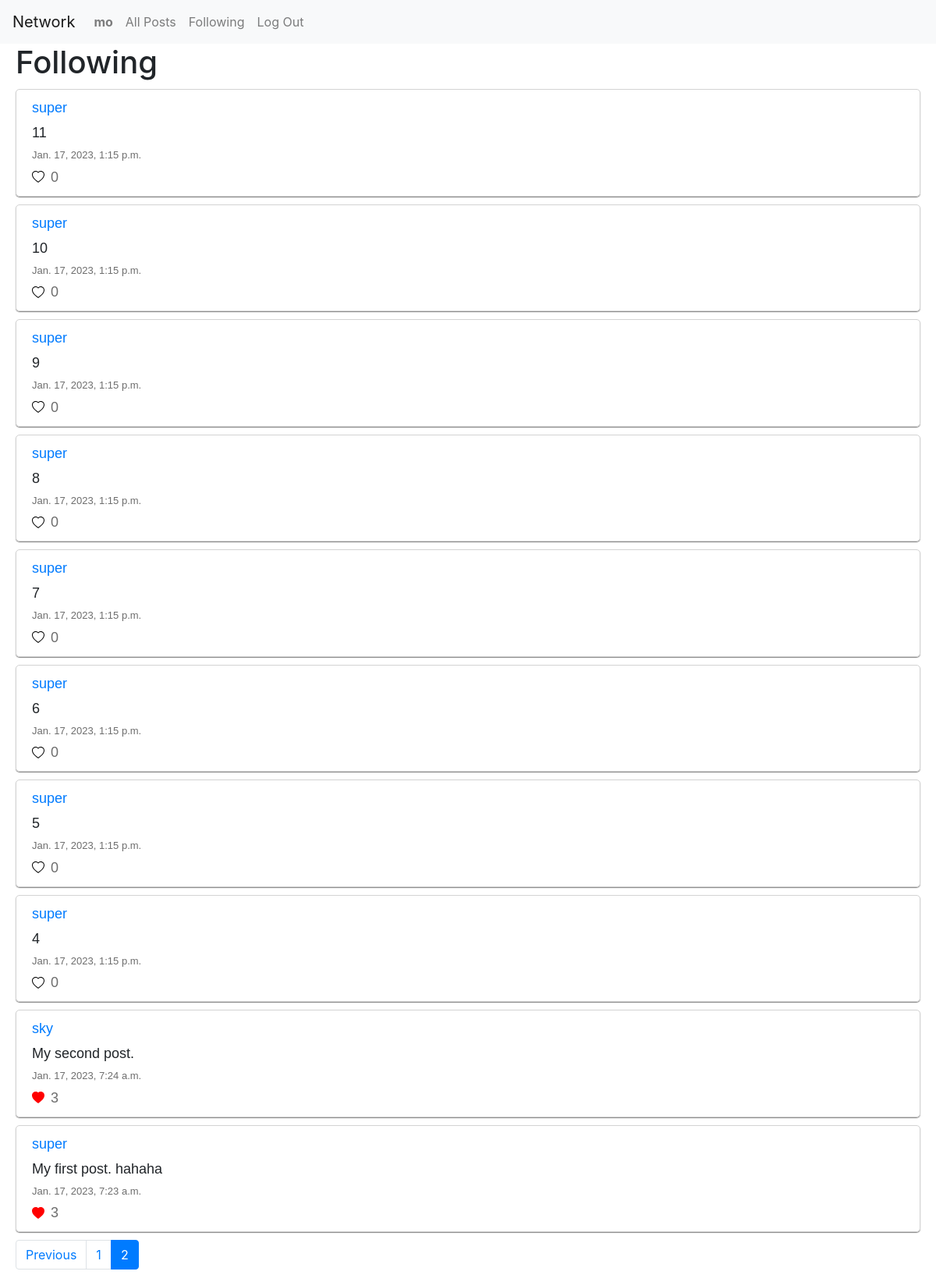
/following?page=2 (signed in), run on the app's committed database.
### network/models.py (models this page shows, shortened)
class User(AbstractUser):
    pass

class Post(models.Model):
    content = models.CharField(default="", max_length=500)
    user = models.ForeignKey(User, on_delete=models.CASCADE, related_name="post", null=True)
    date = models.DateTimeField(null=True)
    like = models.IntegerField(default=0)

### network/views.py (the view)
# urls.py: path("following", views.following, name="following"),
def following(request):
    followed = Profile.objects.filter(user=request.user)
    post = Post.objects.none()
    for f in followed:
        post |= Post.objects.filter(user=f.following).order_by("-date")
    paginator = Paginator(post, 10)
    page_number = request.GET.get('page')
    page_obj = paginator.get_page(page_number)
    list = [i for i in range(1,paginator.num_pages+1)]
    return render(request, "network/following.html", {
        "page_obj": page_obj,
        "list": list
    })

### network/templates/network/following.html (shortened to what this page needs)
{% extends "network/layout.html" %}
{% load static %}
{% block body %}
    <h1>Following</h1>
    {% for post in page_obj %}
    <div class = "single_post">
        <div><a href="{% url 'profile' id=post.user.id %}">{{post.user}}</a></div>
        <div id="content{{post.id}}" class="p_content">{{post.content}}</div>
        <div class="date">{{post.date}}</div>
        <div id="unlike{{post.id}}" style="display: none;" class="like_button">
            <button type="button" class="btn btn-link unlike" value="{{post.id}}">
                <svg xmlns="http://www.w3.org/2000/svg" width="16" height="16" fill="red" class="bi bi-heart-fill" viewBox="0 0 16 16">
                <path fill-rule="evenodd" d="M8 1.314C12.438-3.248 23.534 4.735 8 15-7.534 4.736 3.562-3.248 8 1.314z"/>
                </svg>
            </button>
        </div>
        <div id="like{{post.id}}" style="display: block;" class="like_button">
            <button type="button" class="btn btn-link like" value="{{post.id}}">
            </button>
        </div>
        <div id="number{{post.id}}" class="like_num">{{post.like}}</div>
    </div>
    {% endfor %}
    <nav aria-label="..." class="pag">
        <ul class="pagination">
            {% if page_obj.has_previous %}
            <li class="page-item">
            <a class="page-link" href="?page={{ page_obj.previous_page_number }}" tabindex="-1" aria-disabled="true">Previous</a>
            </li>
            {% endif %}
            {% for l in list %}
                {% if l == page_obj.number %}
                    <li class="page-item active" aria-current="page">
                    <a class="page-link" href="?page={{l}}">{{ l }}<span class="sr-only">(current)</span></a>
                    </li>
                {% else %}
                    <li class="page-item"><a class="page-link" href="?page={{l}}">{{l}}</a></li>
                {% endif %}
            {% endfor %}
        </ul>
    </nav>
{% endblock %}

### network/templates/network/layout.html (shortened to what this page needs)
{% load static %}
<!DOCTYPE html>
<html lang="en">
    <head>
        <link rel="stylesheet" href="https://stackpath.bootstrapcdn.com/bootstrap/4.4.1/css/bootstrap.min.css">
        <link href="{% static 'network/styles1.css' %}" rel="stylesheet">
    </head>
    <body>
        <nav class="navbar navbar-expand-lg navbar-light bg-light">
            <a class="navbar-brand" href="#">Network</a>
            <div>
              <ul class="navbar-nav mr-auto">
                {% if user.is_authenticated %}
                    <li class="nav-item">
                        <a class="nav-link" id="profile" href="{% url 'profile' id=user.id %}"><strong>{{ user.username }}</strong></a>
                    </li>
                {% endif %}
                <li class="nav-item">
                  <a class="nav-link" href="{% url 'index' %}">All Posts</a>
                </li>
                {% if user.is_authenticated %}
                    <li class="nav-item">
                        <a class="nav-link" href="{% url 'following'%}">Following</a>
                    </li>
                    <li class="nav-item">
                        <a class="nav-link" href="{% url 'logout' %}">Log Out</a>
                    </li>
                {% endif %}
              </ul>
            </div>
          </nav>
        <div class="body">
            {% block body %}
            {% endblock %}
        </div>
    </body>
</html>

### network/static/network/styles1.css (style rules this page uses)
.single_post { border: 1px solid lightgray; border-radius: 5px; margin-top: 10px; margin-left: 20px; margin-right: 20px; margin-bottom: 10px; padding-top: 10px; padding-bottom: 10px; padding-left: 20px; font-family: "Helvetica"; font-style: normal; font-weight: 400; font-size: large; box-shadow: 0 1px 1px rgba(103, 103, 103, 0.8); }
.pag { margin-left: 20px; margin-top: 10px; }
.date { color: rgb(109, 109, 109); font-size: 13px; margin-bottom: 5px; }
.like_button { margin-left: -13px; margin-top: -6px; display: inline; float: left; }
.like_num { margin-left: -5px; color: rgb(109, 109, 109); display: inline; }
h1 { margin-left: 20px; }
.p_content { margin-top: 5px; margin-bottom: 5px; }

### data on the page
User: username "mo"
Post: user "super", content "11", date "Jan. 17, 2023, 1:15 p.m.", {{ post.id }} 15 (drawn), like "0"
Post: user "super", content "10", date "Jan. 17, 2023, 1:15 p.m.", {{ post.id }} 14 (drawn), like "0"
Post: user "super", content "9", date "Jan. 17, 2023, 1:15 p.m.", {{ post.id }} 13 (drawn), like "0"
Post: user "super", content "8", date "Jan. 17, 2023, 1:15 p.m.", {{ post.id }} 12 (drawn), like "0"
Post: user "super", content "7", date "Jan. 17, 2023, 1:15 p.m.", {{ post.id }} 11 (drawn), like "0"
Post: user "super", content "6", date "Jan. 17, 2023, 1:15 p.m.", {{ post.id }} 10 (drawn), like "0"
Post: user "super", content "5", date "Jan. 17, 2023, 1:15 p.m.", {{ post.id }} 9 (drawn), like "0"
Post: user "super", content "4", date "Jan. 17, 2023, 1:15 p.m.", {{ post.id }} 8 (drawn), like "0"
Post: user "sky", content "My second post.", date "Jan. 17, 2023, 7:24 a.m.", {{ post.id }} 6 (drawn), like "3"
Post: user "super", content "My first post. hahaha", date "Jan. 17, 2023, 7:23 a.m.", {{ post.id }} 5 (drawn), like "3"

### other printed values
{{ l }} "1"
{{ l }} "2"
